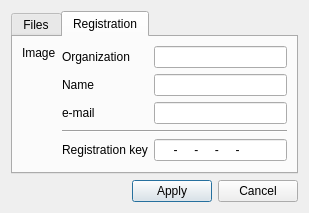
<?xml version="1.0" encoding="UTF-8"?>
<ui version="4.0">
 <class>DialogConfigure</class>
 <widget class="QDialog" name="DialogConfigure">
  <property name="geometry">
   <rect>
    <x>0</x>
    <y>0</y>
    <width>309</width>
    <height>191</height>
   </rect>
  </property>
  <property name="windowTitle">
   <string>Configure</string>
  </property>
  <property name="windowIcon">
   <iconset theme="configure"/>
  </property>
  <layout class="QGridLayout" name="gridLayout_2">
   <item row="1" column="0">
    <layout class="QHBoxLayout" name="horizontalLayoutButtons">
     <item>
      <spacer name="horizontalSpacer">
       <property name="orientation">
        <enum>Qt::Horizontal</enum>
       </property>
       <property name="sizeHint" stdset="0">
        <size>
         <width>40</width>
         <height>20</height>
        </size>
       </property>
      </spacer>
     </item>
     <item>
      <widget class="QPushButton" name="pushButtonApply">
       <property name="text">
        <string>Apply</string>
       </property>
       <property name="icon">
        <iconset theme="dialog-ok">
         <normaloff/>
        </iconset>
       </property>
      </widget>
     </item>
     <item>
      <widget class="QPushButton" name="pushButtonCancel">
       <property name="text">
        <string>Cancel</string>
       </property>
       <property name="icon">
        <iconset theme="dialog-cancel">
         <normaloff/>
        </iconset>
       </property>
      </widget>
     </item>
    </layout>
   </item>
   <item row="0" column="0">
    <widget class="QTabWidget" name="tabWidget">
     <property name="currentIndex">
      <number>1</number>
     </property>
     <widget class="QWidget" name="tabFiles">
      <attribute name="icon">
       <iconset theme="folder">
        <normaloff/>
       </iconset>
      </attribute>
      <attribute name="title">
       <string>Files</string>
      </attribute>
      <layout class="QGridLayout" name="gridLayout">
       <item row="0" column="0">
        <widget class="QLabel" name="labelSqlCore">
         <property name="text">
          <string>database SQL script</string>
         </property>
         <property name="alignment">
          <set>Qt::AlignRight|Qt::AlignTrailing|Qt::AlignVCenter</set>
         </property>
         <property name="buddy">
          <cstring>lineEditSqlCore</cstring>
         </property>
        </widget>
       </item>
       <item row="0" column="1">
        <widget class="QLineEdit" name="lineEditSqlCore"/>
       </item>
       <item row="1" column="0">
        <widget class="QLabel" name="labelCompetitionRules">
         <property name="text">
          <string>Competition rules</string>
         </property>
         <property name="alignment">
          <set>Qt::AlignRight|Qt::AlignTrailing|Qt::AlignVCenter</set>
         </property>
         <property name="buddy">
          <cstring>lineEditRules</cstring>
         </property>
        </widget>
       </item>
       <item row="0" column="2">
        <widget class="QToolButton" name="toolButtonSqlCore">
         <property name="text">
          <string>...</string>
         </property>
         <property name="icon">
          <iconset theme="document-open">
           <normaloff/>
          </iconset>
         </property>
        </widget>
       </item>
       <item row="1" column="1">
        <widget class="QLineEdit" name="lineEditRules"/>
       </item>
       <item row="1" column="2">
        <widget class="QToolButton" name="toolButtonRules">
         <property name="text">
          <string>...</string>
         </property>
         <property name="icon">
          <iconset theme="document-open">
           <normaloff/>
          </iconset>
         </property>
        </widget>
       </item>
       <item row="2" column="1">
        <spacer name="verticalSpacer">
         <property name="orientation">
          <enum>Qt::Vertical</enum>
         </property>
         <property name="sizeHint" stdset="0">
          <size>
           <width>20</width>
           <height>40</height>
          </size>
         </property>
        </spacer>
       </item>
      </layout>
     </widget>
     <widget class="QWidget" name="tabRegistration">
      <attribute name="icon">
       <iconset theme="view-certificate">
        <normaloff/>
       </iconset>
      </attribute>
      <attribute name="title">
       <string>Registration</string>
      </attribute>
      <layout class="QHBoxLayout" name="horizontalLayout">
       <item>
        <layout class="QVBoxLayout" name="verticalLayout">
         <item>
          <widget class="QLabel" name="labelRegStatus">
           <property name="text">
            <string>Image</string>
           </property>
          </widget>
         </item>
         <item>
          <spacer name="verticalSpacer_2">
           <property name="orientation">
            <enum>Qt::Vertical</enum>
           </property>
           <property name="sizeHint" stdset="0">
            <size>
             <width>20</width>
             <height>40</height>
            </size>
           </property>
          </spacer>
         </item>
        </layout>
       </item>
       <item>
        <layout class="QFormLayout" name="formLayout">
         <item row="0" column="0">
          <widget class="QLabel" name="labelOrganization">
           <property name="text">
            <string>Organization</string>
           </property>
          </widget>
         </item>
         <item row="0" column="1">
          <widget class="QLineEdit" name="lineEditOrganization"/>
         </item>
         <item row="1" column="0">
          <widget class="QLabel" name="labelName">
           <property name="text">
            <string>Name</string>
           </property>
          </widget>
         </item>
         <item row="1" column="1">
          <widget class="QLineEdit" name="lineEditName"/>
         </item>
         <item row="2" column="0">
          <widget class="QLabel" name="labelEmail">
           <property name="text">
            <string>e-mail</string>
           </property>
          </widget>
         </item>
         <item row="2" column="1">
          <widget class="QLineEdit" name="lineEditEmail"/>
         </item>
         <item row="3" column="0" colspan="2">
          <widget class="Line" name="line">
           <property name="orientation">
            <enum>Qt::Horizontal</enum>
           </property>
          </widget>
         </item>
         <item row="4" column="0">
          <widget class="QLabel" name="labelSerial">
           <property name="text">
            <string>Registration key</string>
           </property>
          </widget>
         </item>
         <item row="4" column="1">
          <widget class="QLineEdit" name="lineEditSerial">
           <property name="inputMask">
            <string>&gt;HHHHH-HHHHH-HHHHH-HHHHH-HHHHH; </string>
           </property>
           <property name="maxLength">
            <number>29</number>
           </property>
          </widget>
         </item>
        </layout>
       </item>
      </layout>
     </widget>
    </widget>
   </item>
  </layout>
 </widget>
 <tabstops>
  <tabstop>tabWidget</tabstop>
  <tabstop>lineEditSqlCore</tabstop>
  <tabstop>toolButtonSqlCore</tabstop>
  <tabstop>lineEditRules</tabstop>
  <tabstop>toolButtonRules</tabstop>
  <tabstop>pushButtonCancel</tabstop>
  <tabstop>pushButtonApply</tabstop>
 </tabstops>
 <resources/>
 <connections>
  <connection>
   <sender>pushButtonApply</sender>
   <signal>clicked()</signal>
   <receiver>DialogConfigure</receiver>
   <slot>accept()</slot>
   <hints>
    <hint type="sourcelabel">
     <x>234</x>
     <y>199</y>
    </hint>
    <hint type="destinationlabel">
     <x>115</x>
     <y>147</y>
    </hint>
   </hints>
  </connection>
  <connection>
   <sender>pushButtonCancel</sender>
   <signal>clicked()</signal>
   <receiver>DialogConfigure</receiver>
   <slot>reject()</slot>
   <hints>
    <hint type="sourcelabel">
     <x>328</x>
     <y>199</y>
    </hint>
    <hint type="destinationlabel">
     <x>270</x>
     <y>182</y>
    </hint>
   </hints>
  </connection>
 </connections>
</ui>
